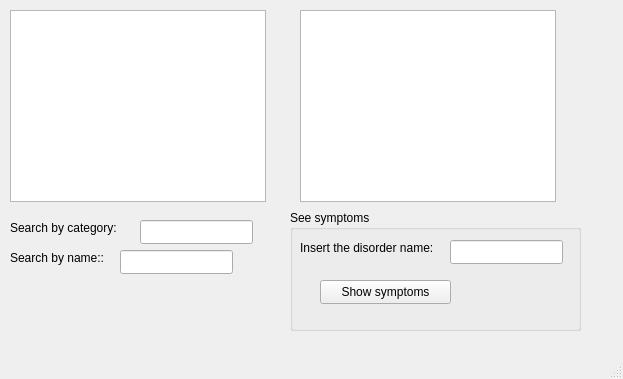
<?xml version="1.0" encoding="UTF-8"?>
<ui version="4.0">
 <class>MedicalDisordersFormClass</class>
 <widget class="QMainWindow" name="MedicalDisordersFormClass">
  <property name="geometry">
   <rect>
    <x>0</x>
    <y>0</y>
    <width>623</width>
    <height>379</height>
   </rect>
  </property>
  <property name="windowTitle">
   <string>MedicalDisordersForm</string>
  </property>
  <widget class="QWidget" name="centralWidget">
   <widget class="QListWidget" name="listWidgetDisorders">
    <property name="geometry">
     <rect>
      <x>10</x>
      <y>10</y>
      <width>256</width>
      <height>192</height>
     </rect>
    </property>
   </widget>
   <widget class="QListWidget" name="listWidgetSymptoms">
    <property name="geometry">
     <rect>
      <x>300</x>
      <y>10</y>
      <width>256</width>
      <height>192</height>
     </rect>
    </property>
   </widget>
   <widget class="QLabel" name="label">
    <property name="geometry">
     <rect>
      <x>10</x>
      <y>220</y>
      <width>111</width>
      <height>16</height>
     </rect>
    </property>
    <property name="text">
     <string>Search by category:</string>
    </property>
   </widget>
   <widget class="QLabel" name="label_2">
    <property name="geometry">
     <rect>
      <x>10</x>
      <y>250</y>
      <width>111</width>
      <height>16</height>
     </rect>
    </property>
    <property name="text">
     <string>Search by name::</string>
    </property>
   </widget>
   <widget class="QLineEdit" name="lineEditSearchCategory">
    <property name="geometry">
     <rect>
      <x>140</x>
      <y>220</y>
      <width>113</width>
      <height>24</height>
     </rect>
    </property>
   </widget>
   <widget class="QLineEdit" name="lineEditSearchName">
    <property name="geometry">
     <rect>
      <x>120</x>
      <y>250</y>
      <width>113</width>
      <height>24</height>
     </rect>
    </property>
   </widget>
   <widget class="QGroupBox" name="groupBox">
    <property name="geometry">
     <rect>
      <x>290</x>
      <y>210</y>
      <width>291</width>
      <height>121</height>
     </rect>
    </property>
    <property name="title">
     <string>See symptoms </string>
    </property>
    <widget class="QLabel" name="label_3">
     <property name="geometry">
      <rect>
       <x>10</x>
       <y>30</y>
       <width>141</width>
       <height>16</height>
      </rect>
     </property>
     <property name="text">
      <string>Insert the disorder name:</string>
     </property>
    </widget>
    <widget class="QLineEdit" name="lineEditDisorderName">
     <property name="geometry">
      <rect>
       <x>160</x>
       <y>30</y>
       <width>113</width>
       <height>24</height>
      </rect>
     </property>
    </widget>
    <widget class="QPushButton" name="pushButtonShowSymptoms">
     <property name="geometry">
      <rect>
       <x>30</x>
       <y>70</y>
       <width>131</width>
       <height>24</height>
      </rect>
     </property>
     <property name="text">
      <string>Show symptoms</string>
     </property>
    </widget>
    <widget class="QLabel" name="labelNotFound">
     <property name="geometry">
      <rect>
       <x>180</x>
       <y>70</y>
       <width>91</width>
       <height>21</height>
      </rect>
     </property>
     <property name="text">
      <string/>
     </property>
    </widget>
   </widget>
  </widget>
  <widget class="QStatusBar" name="statusBar"/>
 </widget>
 <layoutdefault spacing="6" margin="11"/>
 <resources>
  <include location="MedicalDisordersForm.qrc"/>
 </resources>
 <connections/>
</ui>
